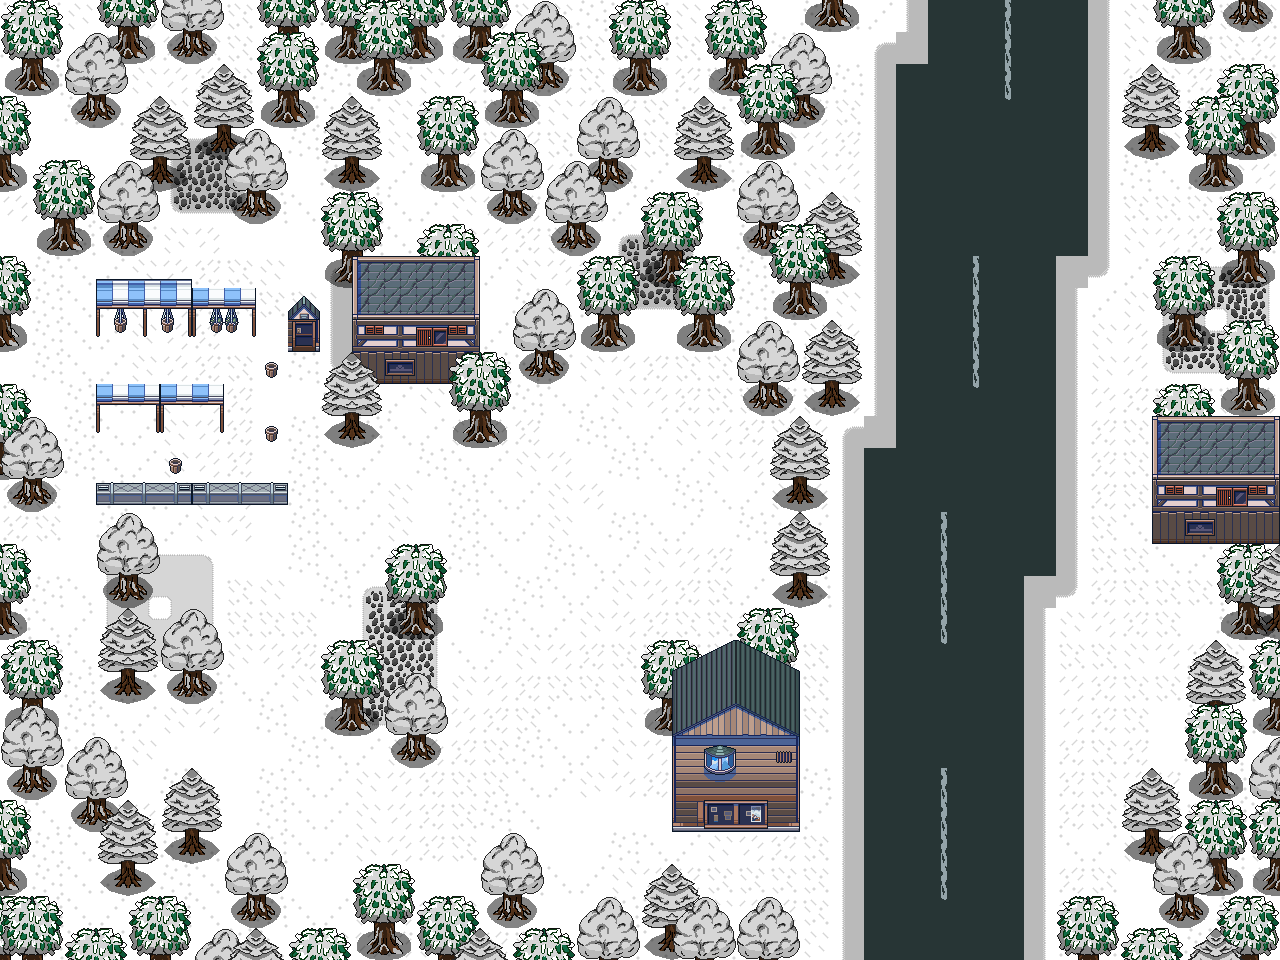

Below is a game level as drawn by its tile map, then a one-line description and the .tmx that defines it (tile-layer data replaced by summaries):
An orthogonal 40x30 tile map with 32x32 px tiles, 4 tile layers (Tile Layer 1, Tile Layer 3, Tile Layer 2, Tile Layer 4), 2 tilesets and 89 objects.

<map version="1.10" tiledversion="1.12.0" orientation="orthogonal" renderorder="right-down" width="40" height="30" tilewidth="32" tileheight="32" infinite="0" nextlayerid="9" nextobjectid="94">
 <tileset firstgid="1" source="snow_nature_tileset.tsx" />
 <tileset firstgid="131" source="Tilemap.tsx" />
 <layer id="1" name="Tile Layer 1" width="40" height="30">
  <data>[1200 cells, 1200 non-empty, 58 distinct tile ids]</data>
 </layer>
 <layer id="4" name="Tile Layer 3" width="40" height="30">
  <data>[1200 cells, 349 non-empty, 18 distinct tile ids]</data>
 </layer>
 <layer id="3" name="Tile Layer 2" width="40" height="30">
  <data>[1200 cells, 90 non-empty, 65 distinct tile ids]</data>
 </layer>
 <layer id="5" name="Tile Layer 4" width="40" height="30">
  <data>[1200 cells, 162 non-empty, 18 distinct tile ids]</data>
 </layer>
 <objectgroup id="6" name="Interactables" />
 <objectgroup id="7" name="Portals">
  <properties>
   <property name="lockMessage" value="" />
   <property name="locked" type="bool" value="false" />
   <property name="maxScene" type="int" value="0" />
   <property name="minScene" type="int" value="0" />
   <property name="spawnX" type="float" value="0" />
   <property name="spawnY" type="float" value="0" />
   <property name="targetMap" value="" />
  </properties>
  <object id="92" x="875.716" y="0" width="267.417" height="8.81593">
   <properties>
    <property name="lockMessage" value="" />
    <property name="locked" type="bool" value="false" />
    <property name="maxScene" type="int" value="0" />
    <property name="minScene" type="int" value="0" />
    <property name="spawnX" type="float" value="1325" />
    <property name="spawnY" type="float" value="1201" />
    <property name="targetMap" value="schop_one.tmx" />
   </properties>
  </object>
  <object id="93" x="805.189" y="953.59" width="264.478" height="8.81593">
   <properties>
    <property name="lockMessage" value="" />
    <property name="locked" type="bool" value="false" />
    <property name="maxScene" type="int" value="0" />
    <property name="minScene" type="int" value="0" />
    <property name="spawnX" type="float" value="1175" />
    <property name="spawnY" type="float" value="86" />
    <property name="targetMap" value="road_one.tmx" />
   </properties>
  </object>
 </objectgroup>
 <objectgroup id="8" name="Collisions">
  <object id="1" x="-7.34661" y="-20.5705" width="19.1012" height="984.446" />
  <object id="2" x="13.2239" y="-7.34661" width="742.008" height="73.4661" />
  <object id="3" x="778.741" y="27.9171" width="42.6103" height="71.9968" />
  <object id="4" x="753.762" y="-5.87729" width="96.9753" height="13.2239" />
  <object id="5" x="742.008" y="73.4661" width="38.2024" height="33.7944" />
  <object id="6" x="687.643" y="110.199" width="44.0797" height="42.6103" />
  <object id="7" x="746.416" y="168.972" width="48.4876" height="55.8342" />
  <object id="8" x="783.149" y="223.337" width="38.2024" height="52.8956" />
  <object id="9" x="816.943" y="205.705" width="33.7944" height="42.6103" />
  <object id="10" x="739.069" y="327.659" width="47.0183" height="41.141" />
  <object id="11" x="822.82" y="326.19" width="26.4478" height="49.957" />
  <object id="12" x="781.679" y="426.103" width="39.6717" height="48.4876" />
  <object id="13" x="787.557" y="521.609" width="30.8558" height="51.4263" />
  <object id="14" x="683.235" y="248.315" width="48.4876" height="63.1809" />
  <object id="15" x="650.91" y="199.828" width="41.141" height="44.0797" />
  <object id="16" x="586.26" y="265.947" width="45.549" height="45.549" />
  <object id="17" x="520.14" y="302.68" width="49.957" height="41.141" />
  <object id="18" x="461.367" y="362.923" width="47.0183" height="45.549" />
  <object id="19" x="327.659" y="364.392" width="36.7331" height="54.3649" />
  <object id="20" x="351.168" y="254.193" width="130.77" height="96.9753" />
  <object id="21" x="327.659" y="186.604" width="51.4263" height="51.4263" />
  <object id="22" x="436.389" y="229.214" width="33.7944" height="23.5092" />
  <object id="23" x="424.634" y="98.4446" width="44.0797" height="55.8342" />
  <object id="24" x="501.039" y="145.463" width="33.7944" height="47.0183" />
  <object id="25" x="558.342" y="171.911" width="45.549" height="48.4876" />
  <object id="26" x="592.137" y="113.138" width="42.6103" height="57.3036" />
  <object id="27" x="327.659" y="104.322" width="51.4263" height="48.4876" />
  <object id="28" x="242.438" y="141.055" width="44.0797" height="42.6103" />
  <object id="29" x="201.297" y="83.7514" width="51.4263" height="39.6717" />
  <object id="30" x="133.708" y="105.791" width="48.4876" height="44.0797" />
  <object id="31" x="73.4661" y="64.6502" width="49.957" height="22.0398" />
  <object id="32" x="108.73" y="168.972" width="44.0797" height="47.0183" />
  <object id="34" x="44.0797" y="160.156" width="36.7331" height="41.141" />
  <object id="35" x="99.9139" y="285.048" width="89.6287" height="19.1012" />
  <object id="36" x="192.481" y="289.456" width="60.2422" height="13.2239" />
  <object id="37" x="295.334" y="308.558" width="17.6319" height="20.5705" />
  <object id="38" x="2.93864" y="402.594" width="47.0183" height="60.2422" />
  <object id="39" x="116.076" y="537.772" width="36.7331" height="135.178" />
  <object id="41" x="151.34" y="634.747" width="77.8741" height="41.141" />
  <object id="42" x="171.911" y="611.238" width="35.2637" height="13.2239" />
  <object id="43" x="396.717" y="548.057" width="49.957" height="54.3649" />
  <object id="44" x="329.128" y="642.094" width="54.3649" height="63.1809" />
  <object id="45" x="393.778" y="684.704" width="42.6103" height="58.7729" />
  <object id="46" x="742.008" y="611.238" width="48.4876" height="48.4876" />
  <object id="47" x="643.563" y="646.502" width="51.4263" height="66.1195" />
  <object id="48" x="667.072" y="671.48" width="132.239" height="58.7729" />
  <object id="49" x="706.744" y="665.603" width="61.7115" height="29.3864" />
  <object id="50" x="731.722" y="647.971" width="47.0183" height="39.6717" />
  <object id="51" x="-2.93864" y="947.713" width="808.127" height="71.9968" />
  <object id="52" x="20.5705" y="643.563" width="42.6103" height="129.3" />
  <object id="53" x="73.4661" y="752.293" width="51.4263" height="66.1195" />
  <object id="54" x="110.199" y="808.127" width="35.2637" height="58.7729" />
  <object id="55" x="176.319" y="781.679" width="39.6717" height="61.7115" />
  <object id="56" x="243.907" y="850.738" width="30.8558" height="42.6103" />
  <object id="57" x="362.923" y="863.961" width="44.0797" height="55.8342" />
  <object id="58" x="431.981" y="908.041" width="19.1012" height="27.9171" />
  <object id="60" x="486.346" y="841.922" width="49.957" height="51.4263" />
  <object id="61" x="524.548" y="925.673" width="35.2637" height="19.1012" />
  <object id="62" x="577.444" y="903.633" width="48.4876" height="51.4263" />
  <object id="63" x="646.502" y="868.369" width="71.9968" height="73.4661" />
  <object id="64" x="721.437" y="908.041" width="73.4661" height="36.7331" />
  <object id="65" x="138.116" y="899.225" width="41.141" height="33.7944" />
  <object id="66" x="670.011" y="734.661" width="129.3" height="69.0581" />
  <object id="67" x="809.597" y="965.345" width="264.478" height="47.0183" />
  <object id="68" x="1062.32" y="897.756" width="49.957" height="94.0366" />
  <object id="69" x="1101.99" y="928.612" width="179.257" height="69.0581" />
  <object id="70" x="1153.42" y="411.41" width="124.892" height="107.261" />
  <object id="71" x="1159.3" y="-5.87729" width="104.322" height="29.3864" />
  <object id="73" x="1129.91" y="74.9354" width="48.4876" height="51.4263" />
  <object id="74" x="1190.15" y="104.322" width="41.141" height="49.957" />
  <object id="75" x="1235.7" y="67.5888" width="41.141" height="67.5888" />
  </objectgroup>
</map>
<!-- 16 of 89 objects omitted -->
